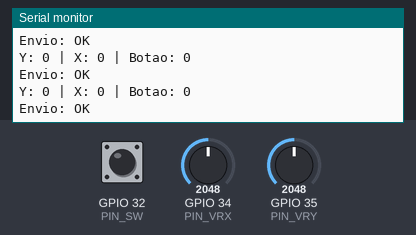
Simulated run of this sketch. Board: ESP32. Shown: the last lines printed to the serial monitor. Inputs (shaded band) come from the test bench; at power-on: GPIO 34 (PIN_VRX) = 2048, GPIO 35 (PIN_VRY) = 2048, GPIO 32 (PIN_SW) HIGH (analog values on the 0–4095 scale).

Above: at 1.2 s.
1.3 s: GPIO 34 (PIN_VRX) set to 2866
At 1.34 s:
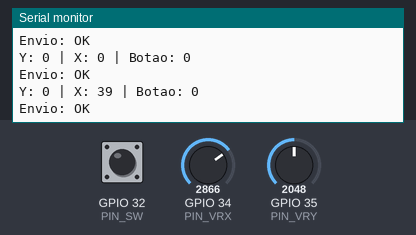
2.8 s: GPIO 35 (PIN_VRY) set to 2866
At 2.86 s:
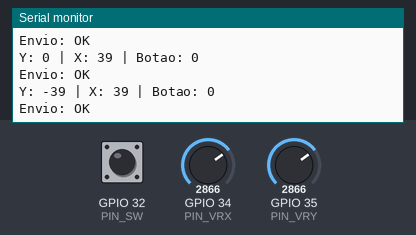
4.3 s: GPIO 32 (PIN_SW) pulled LOW for 0.15 s
5.9 s: GPIO 34 (PIN_VRX) set to 3603
At 5.95 s:
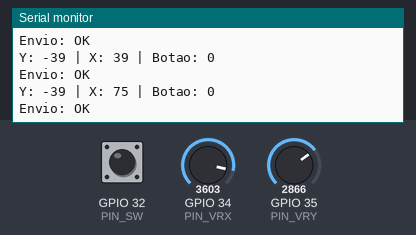
7.4 s: GPIO 32 (PIN_SW) pulled LOW for 1 s
9.9 s: GPIO 35 (PIN_VRY) set to 3603
At 9.96 s:
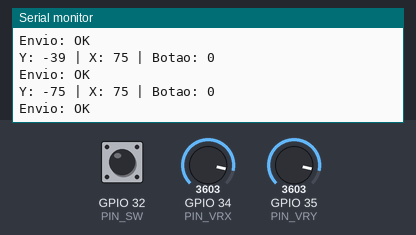
Timing chart, 0 to 12.4 s (numbered marks = the images above; inputs shaded):
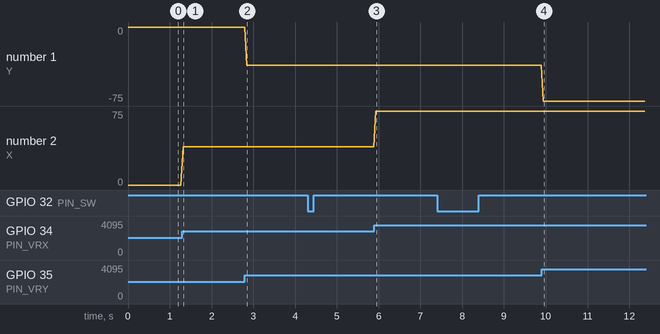

Measured:
- after the input at 1.3 s, the serial monitor: prints a new line at once (image 1)
- after the input at 2.8 s, the serial monitor: prints a new line at once (image 2)
- after the input at 5.9 s, the serial monitor: prints a new line at once (image 3)
- after the input at 9.9 s, the serial monitor: prints a new line at once (image 4)
- plotted number 1: 0 → -39 after the input at 2.8 s, -39 → -75 after the input at 9.9 s
- plotted number 2: 0 → 39 after the input at 1.3 s, 39 → 75 after the input at 5.9 s

The sketch:

TurtleRosMotorTest-EspNow.ino
```cpp
// === TRANSMISSOR - JOYSTICK (ESP32-WROOM) ===
#include <WiFi.h>
#include <esp_now.h>

// MAC DO RECEPTOR (ESP32-S3)
uint8_t macReceptor[] = {0x80, 0xB5, 0x4E, 0xC5, 0xE8, 0x20};

#define PIN_VRX  34
#define PIN_VRY  35
#define PIN_SW   32

typedef struct struct_mensagem {
  int8_t eixoY;
  int8_t eixoX;
  bool   botao;
} struct_mensagem;

struct_mensagem dados;
esp_now_peer_info_t peerInfo;

// ====== CALLBACK CORRIGIDO (Core 3.x) ======
void aoEnviar(const wifi_tx_info_t *info, esp_now_send_status_t status) {
  Serial.print("Envio: ");
  Serial.println(status == ESP_NOW_SEND_SUCCESS ? "OK" : "FALHOU");
}

int lerEixo(int pino) {
  int valor = analogRead(pino);
  valor = map(valor, 0, 4095, -100, 100);
  if (valor > -15 && valor < 15) valor = 0;
  return constrain(valor, -100, 100);
}

void setup() {
  Serial.begin(115200);
  pinMode(PIN_SW, INPUT_PULLUP);
  analogReadResolution(12);

  WiFi.mode(WIFI_STA);
  Serial.print("MAC deste ESP: ");
  Serial.println(WiFi.macAddress());

  if (esp_now_init() != ESP_OK) {
    Serial.println("Falha ao iniciar ESP-NOW");
    while (true) delay(100);
  }

  esp_now_register_send_cb(aoEnviar);

  memcpy(peerInfo.peer_addr, macReceptor, 6);
  peerInfo.channel = 0;
  peerInfo.encrypt = false;

  if (esp_now_add_peer(&peerInfo) != ESP_OK) {
    Serial.println("Falha ao adicionar receptor");
    while (true) delay(100);
  }

  Serial.println("Transmissor pronto!");
}

void loop() {
  dados.eixoY = -lerEixo(PIN_VRY);
  dados.eixoX = lerEixo(PIN_VRX);
  dados.botao = (digitalRead(PIN_SW) == LOW);

  esp_now_send(macReceptor, (uint8_t *)&dados, sizeof(dados));

  Serial.printf("Y: %d | X: %d | Botao: %d\n",
                dados.eixoY, dados.eixoX, dados.botao);

  delay(50);
}
```
